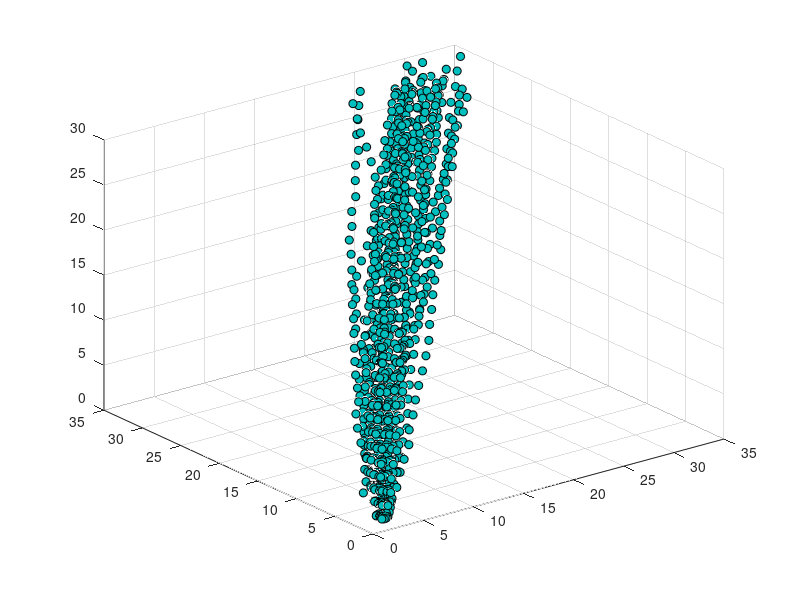

MATLAB code to generate this figure: (Note: this script raises an error after producing the figure.)
clear all
close all
clc

%% Add CASADI package in the matlab path here:



%% load a example crowd model , OR replace it with other crowd model
load SP_model_2.mat
P_mu = SP_model_1.mean;
P_sigma = SP_model_1.covariance; 
figure(1)
for i=1:length(P_mu(:,1,:))
scatter3(P_mu(1,:,i)',P_mu(2,:,i)',zeros(length(P_mu(:,:,1)),1)+i,'MarkerEdgeColor','k','MarkerFaceColor',[0 .75 .75]);hold on
end



%% Map environment
map.XYMAX=20; % map size 
% obstacle setting
nObstacle = 2; 
obstacle=round(rand([nObstacle,2])*map.XYMAX*0.8); % index of obstacle
obstacle=obstacle+1;
% obstacle = [25,10; 10,25; 25,40; 40,25];
obstacle_radius=1;
safe_d=1;


%% Initilization 
start = [18,18];
goal  = [3,3];
validpath = [];
v_n =1.8; % Travel speed (m/s)
t = 1;% SP model time interval
endPoint2goal=inf; 
detect_goal_node=start;
it=0;
end_node=[inf,inf];
time_start = 0;
T_index = time_start;
time_start = 0;
cross_list=[];
n = 2;
inf_width = 2; 
am = 100;
selected_node =start;
selected_node1 =start;
selected_node2 =start;

%% Optimization

tic

 while endPoint2goal >= 2

opti = casadi.Opti();

wp = opti.variable(n,3);             

% COST1 : guide the path towards goal
d_e2g = sqrt((wp(2,1)-goal(1,1))^2 +(wp(2,2)-goal(1,2))^2) ;

% COST2: extra travel time caused by potential local pedestrain avoiding
index_list=[];

if it < length(P_mu(1,1,:))
    for j=1:length(P_mu)       
            d2p = sqrt((wp(2,1)-P_mu(1,j,it+1))^2 +(wp(2,2)-P_mu(2,j,it+1))^2);
            is_inside = -1 ./ ( 1+exp(-100*d2p+100*inf_width) )+1              
            index_list = [index_list,is_inside];
    end 
end

T_extra = sum(index_list);

d_i =  ((wp(1,1)-wp(2,1))^2 +(wp(1,2)-wp(2,2))^2) ;
d_ii = sqrt(d_i);
b = 1/v_n;
v = 1/(6.9*sum(index_list)+b);

T_all = d_i / v^2; % norm travel time from point to point

t = t^2;
opti.subject_to( T_all == t )


%fixed time axis 
if it>=1   
   T_index = end_node(1,3);  
else    
   T_index = 0; 
end
T_index = [T_index;t];
opti.subject_to (wp(2,3) == sum(T_index));          


% Obstacle avoiding
 dobs=0;
cross_list = [];
for j=1:length(obstacle(:,1))
     dobs1= sqrt((wp(2,1)-obstacle(j,1))^2 + (wp(2,2)-obstacle(j,2))^2) ;
     opti.subject_to(  dobs1  >= (obstacle_radius+safe_d) ); 
   
end


% Cost Function
delta = 10^12 ;
alpha2 = 10^20 ;
cost = d_e2g - delta * v 

% Optimization objective
opti.minimize(  cost  );

% Constraints

% opti.subject_to( 0 <= wp <= map.XYMAX );
 if it >= 1
    opti.subject_to( wp(1,1)== end_node(1,1) );
    opti.subject_to( wp(1,2)== end_node(1,2));
    opti.subject_to( wp(1,3) == end_node(1,3) );
 else
    opti.subject_to( wp(1,1)==start(1) );
    opti.subject_to( wp(1,2)==start(2) );
    opti.subject_to( wp(1,3) == time_start );
 end

% Solution extract
opti.solver('ipopt');
sol = opti.solve();
path = sol.value(wp);
T_extra = sol.value(T_extra);
T_all = sol.value(T_all);
d_ii = sol.value(d_ii);
v = sol.value(v);
cross_list = sol.value(cross_list);
opti.debug.show_infeasibilities();

% Prepare for next iteration
detect_goal_node=[path(end,1),path(end,2)];
it = it + 1;
end_node=path(2,:);
selected_node=path(1,:);
validpath = [validpath;selected_node];
endPoint2goal = sqrt(  (   detect_goal_node(1,1)-goal(1,1)  )^2 +  (  detect_goal_node(1,2)-goal(1,2) )^2   );   
figure(1)
plot3(path(:,1),path(:,2),path(:,3),'-','color',rand(1,3),'LineWidth',2.5);hold on
plot3(start(1),start(2),time_start,'gO','LineWidth',2);hold on

for i2=1:length(obstacle(:,1))
  
  r=obstacle_radius;
  center=obstacle(i2,:);
  height=map.XYMAX+1;
  color = [0.25, 0.25, 0.25]; % color of each cyl
  nSides = 100;   % number of "sides" of the cyl
  plotCylinderWithCaps(r,center,height,nSides,color);

end
xlabel X(m)
ylabel Y(m)
zlabel('Time(s)')
xlim([0 map.XYMAX+1])
ylim([0 map.XYMAX+1])
zlim([0 map.XYMAX+1])
grid on

end

toc

figure(2)
for i=1:length(P_mu(:,1,:))
scatter3(P_mu(1,:,i)',P_mu(2,:,i)',zeros(length(P_mu(:,:,1)),1)+i,'MarkerEdgeColor','k','MarkerFaceColor',[0 .75 .75]);hold on
end


for i2=1:length(obstacle(:,1))
  
  r=obstacle_radius;
  center=obstacle(i2,:);
  height=map.XYMAX+1;
  color = [0.25, 0.25, 0.25]; % color of each cyl
  nSides = 100;   % number of "sides" of the cyl
  plotCylinderWithCaps(r,center,height,nSides,color);

end

tf = norm(validpath(end,1:2)-goal)/v_n + validpath(end,3);
goal = [goal,tf];
validpath = [validpath;goal];
validpath(1,:,:)=[];
start = [validpath(1,1,1),validpath(1,2,1),validpath(1,3,1)]
validpath=[start;validpath];
plot3(validpath(:,1),validpath(:,2),validpath(:,3),'-c','LineWidth',2);hold on
plot3(validpath(:,1),validpath(:,2),validpath(:,3),'b--o','LineWidth',1);hold on
% plot3(start(1),start(2),time_start,'gO','LineWidth',2);hold on
plot3(validpath(1,1,1),validpath(1,2,1),validpath(1,3,1),'gO','LineWidth',2);hold on
plot3(goal(1),goal(2),validpath(end,3),'rO','LineWidth',2);hold on
xlabel X(m)
ylabel Y(m)
zlabel('Time(s)')
xlim([0 map.XYMAX+1])
ylim([0 map.XYMAX+1])
if length(validpath(:,1))> map.XYMAX
zlim([0 length(validpath(:,1))])
else
zlim([0 map.XYMAX+1])
end
grid on

figure(3)
g = 2;
x1 = 0:g:map.XYMAX;
x2 = 0:g:map.XYMAX;
x_size = (map.XYMAX / 0.5) + 1;
[X1,X2] = meshgrid(x1,x2);
X = [X1(:) X2(:)];
History_GMM = zeros(length(x1),length(x2),length(P_mu(:,1,:)))
for k=1:length(P_mu(:,1,:))
    
   gm = gmdistribution(P_mu(:,:,k)',P_sigma(:,:,:,k));
   y_gm = pdf(gm,X);
   y_gm = y_gm./max(y_gm);
   y_gm = reshape(y_gm,length(x2),length(x1));
   History_GMM(:,:,k) = y_gm;
end

g=2;
T = length(P_mu(:,1,:)); % step number
x = 0:g:map.XYMAX;   % first dimension independent variable
y = 0:g:map.XYMAX;   % second dimension independent variable
z = 0:1:T-1;   % third dimension independent variable
[X, Y, Z] = meshgrid(x, y, z);  % form the 3D grid
cut =[0:2:30];
slice(X, Y, Z,  History_GMM,[], [],cut); hold on
shading interp
set(gca, 'FontName', 'Times New Roman', 'FontSize', 14)
plot3(validpath(:,1),validpath(:,2),validpath(:,3),'-r','LineWidth',2);hold on
% plot3(start(1),start(2),time_start,'gO','LineWidth',2);hold on
plot3(validpath(1,1,1),validpath(1,2,1),validpath(1,3,1),'gO','LineWidth',2);hold on
plot3(goal(1),goal(2),validpath(end,3),'yO','LineWidth',2);hold on

% plot obstacles
for i2=1:length(obstacle(:,1))
  
  r=obstacle_radius;
  center=obstacle(i2,:);
  height=length(validpath(:,1));
  color = [0.4940 0.1840 0.5560]; % color of each cyl
  nSides = 100;   % number of "sides" of the cyl
  plotCylinderWithCaps(r,center,height,nSides,color);

end
xlabel X(m)
ylabel Y(m)
zlabel('Time(s)')
alpha(0.4) 
xlim([0 map.XYMAX+1])
ylim([0 map.XYMAX+1])
if length(validpath(:,1))> map.XYMAX
zlim([0 length(validpath(:,1))])
else
zlim([0 map.XYMAX+1])
end
grid on
% colormap(cool)
N = 256; % new CT length
CT0 = [1 1 1; 0 0.85 0.85; 0 1 1; 0 0 1; 0 1 0; 1 1 0; 1 0 0];
x = [0 48 84 128 168 199 256]/256;
xf = linspace(0,1,N);
CT = interp1(x,CT0,xf,'linear','extrap'); hold on
colormap(CT)
colorbar


function [h1, h2, h3] = plotCylinderWithCaps(r,cnt,height,nSides,color)
[X,Y,Z] = cylinder(r,nSides);
X = X + cnt(1); 
Y = Y + cnt(2); 
Z = Z * height; 
h1 = surf(X,Y,Z,'facecolor',color,'LineStyle','none');
h2 = fill3(X(1,:),Y(1,:),Z(1,:),color);
h3 = fill3(X(2,:),Y(2,:),Z(2,:),color);
end  %only needed if this is within a script

function [crosses] = line_crosses_circle(A, B, center, radius)
 % Calculate the squared distances from A and B to the center
    dist_sq_A = sum((A - center).^2);
    dist_sq_B = sum((B - center).^2);
    
    % Calculate the squared distance between the two points A and B
    dist_sq_AB = sum((B - A).^2);
    
    % Calculate the expression to check if the line crosses the circle
    cross_check = (dist_sq_A - radius^2) * (dist_sq_B - radius^2) * dist_sq_AB;

    % If the result is negative, it means the line crosses the circle
    crosses = (cross_check < 0);
end



